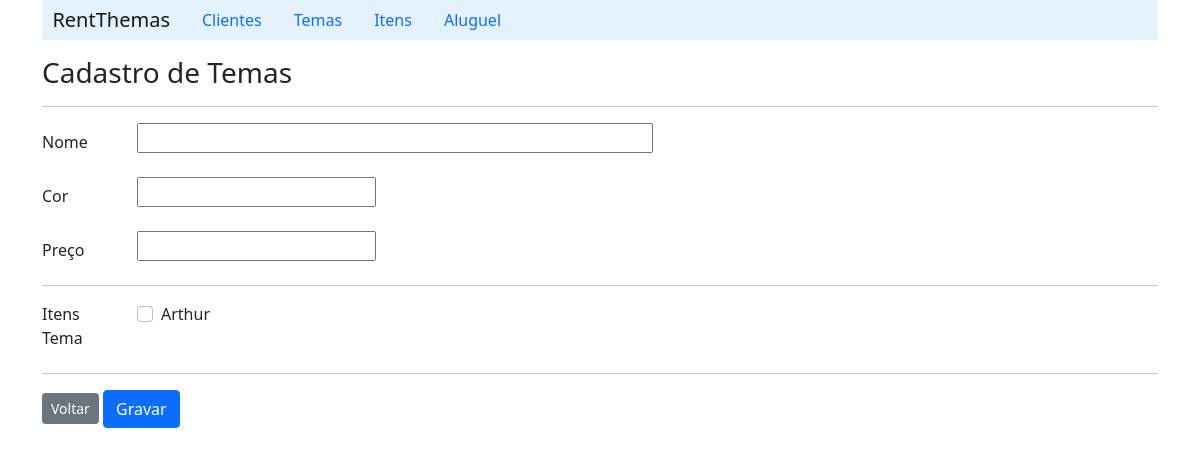
The app's page /formTheme/, older data.
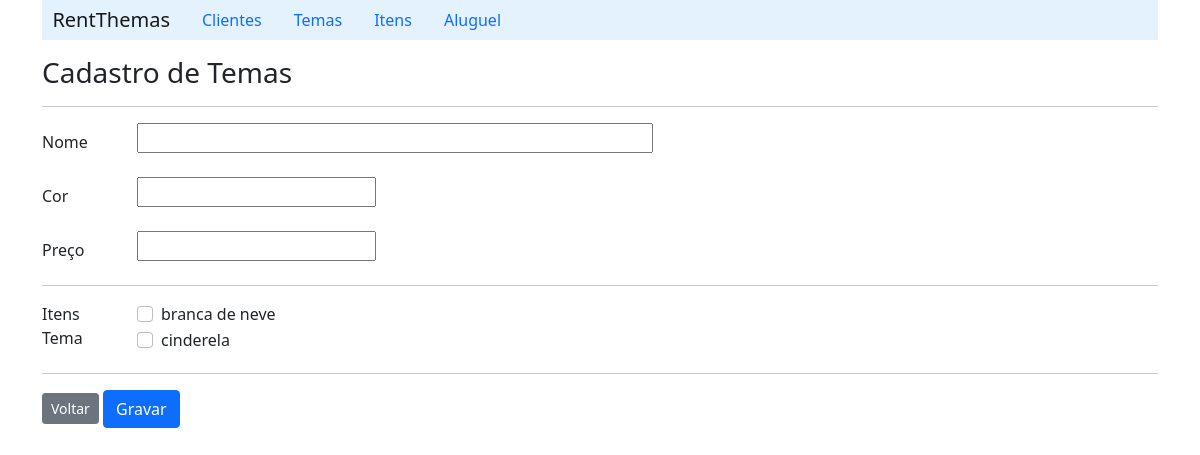
The same page, newer data.
### aluguel_de_temas/models.py (models this page shows, shortened)
class Item(models.Model):
    name = models.CharField(max_length=30, blank=False)
    description = models.CharField(max_length=200)

### aluguel_de_temas/views.py (the view)
# urls.py: path('formTheme/', ThemeViews.formTheme),
    def formTheme(request):
        list_item = ItemDAO.listaItens()
        return render(request, 'theme/formTheme.html', {'list_item':list_item})

### aluguel_de_temas/DAOs.py (called while the page is built)
    def listaItens():
        lista_itens = Item.objects.all()
        return lista_itens

### aluguel_de_temas/templates/theme/formTheme.html (shortened to what this page needs)
{% extends "index.html" %}
{% block content %}
    <h3>Cadastro de Temas</h3>
    <hr>
        <form action="/saveTheme/" method="post">
            <div class="row mb-3">
                <label class="col-sm-1 col-form-label" for="name">Nome</label>
                <div class="col-sm-11">
                    <input id="name" type="text" size="50" name="name">
                </div>
            </div>
            <div class="row mb-3">
                <label class="col-sm-1 col-form-label" for="">Cor</label>
                <div class="col-sm-11">
                    <input type="text" size="20" name="color">
                </div>
            </div>
            <div class="row mb-3">
                <label class="col-sm-1 col-form-label" for="">Preço</label>
                <div class="col-sm-11">
                    <input type="text" size="20" name="price">
                </div>
            </div>
            <hr>
            <fieldset class="row mb-3">
                <legend class="col-form-label col-sm-1 pt-0">Itens Tema</legend>
                <div class="col-sm-11">
                    {% for item in list_item %}
                        {% if item%}
                            <div class="form-check">
                                <input id="{{item.id}}" class="form-check-input" type="checkbox" name="item" value="{{item.id}}">
                                <label for="{{item.id}}">{{item.name}}</label>
                            </div>
                        {% endif%}
                    {% endfor %}
                </div>
            </fieldset>
            <hr>
            <a class="btn btn-secondary btn-sm" href="/listTheme">Voltar</a>
            <input class="btn btn-primary" type="submit" value="Gravar">
        </form>
{% endblock %}

Row changes from the older to the newer data that the page shows:
removed Item: name "Arthur"
added Item: name "branca de neve"
added Item: name "cinderela"
